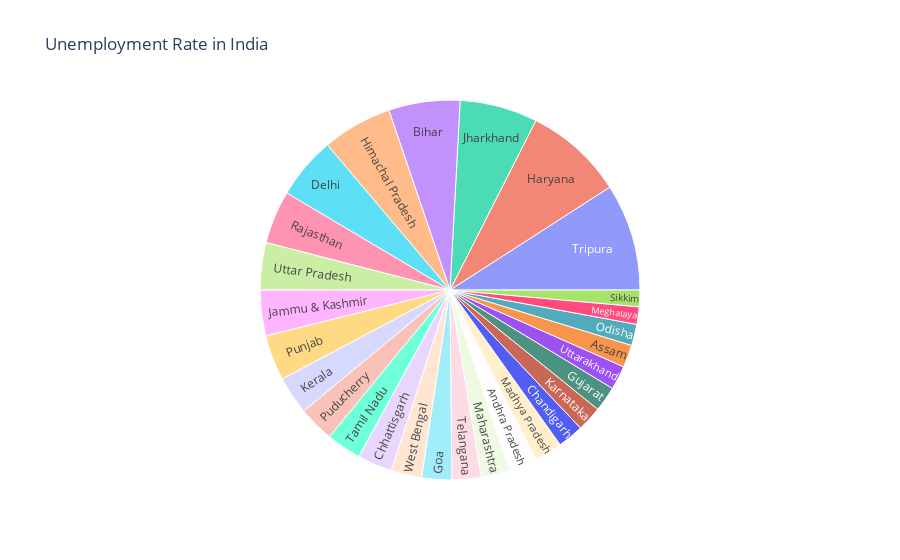

This figure's notebook cell:
### Code cell
unemp=pdf[["States","Estimated Unemployment"]]
figure= px.sunburst(unemp,path=["States"],
                   values="Estimated Unemployment",
                   title="Unemployment Rate in India")
figure.show()

### Figure 1 — Plotly figure (JSON) as saved in the notebook; plotly's stock layout.template omitted (floating-point values rounded to 4 significant figures)
{"data": [{"branchvalues": "total", "domain": {"x": [0, 1], "y": [0, 1]}, "hovertemplate": "labels=%{label}<br>Estimated Unemployment=%{value}<br>parent=%{parent}<br>id=%{id}<extra></extra>", "ids": ["Andhra Pradesh", "Assam", "Bihar", "Chandigarh", "Chhattisgarh", "Delhi", "Goa", "Gujarat", "Haryana", "Himachal Pradesh", "Jammu & Kashmir", "Jharkhand", "Karnataka", "Kerala", "Madhya Pradesh", "Maharashtra", "Meghalaya", "Odisha", "Puducherry", "Punjab", "Rajasthan", "Sikkim", "Tamil Nadu", "Telangana", "Tripura", "Uttar Pradesh", "Uttarakhand", "West Bengal"], "labels": ["Andhra Pradesh", "Assam", "Bihar", "Chandigarh", "Chhattisgarh", "Delhi", "Goa", "Gujarat", "Haryana", "Himachal Pradesh", "Jammu & Kashmir", "Jharkhand", "Karnataka", "Kerala", "Madhya Pradesh", "Maharashtra", "Meghalaya", "Odisha", "Puducherry", "Punjab", "Rajasthan", "Sikkim", "Tamil Nadu", "Telangana", "Tripura", "Uttar Pradesh", "Uttarakhand", "West Bengal"], "name": "", "parents": ["", "", "", "", "", "", "", "", "", "", "", "", "", "", "", "", "", "", "", "", "", "", "", "", "", "", "", ""], "type": "sunburst", "values": [209.4, 167.1, 529.7, 191.9, 258.7, 461.9, 222.6, 186.6, 735.9, 519.1, 340.0, 576.4, 186.9, 283.5, 207.4, 211.6, 129.6, 158.4, 265.6, 336.9, 393.6, 123.2, 260.0, 216.7, 793.8, 351.4, 177.7, 227.5]}], "layout": {"legend": {"tracegroupgap": 0}, "title": {"text": "Unemployment Rate in India"}}}
